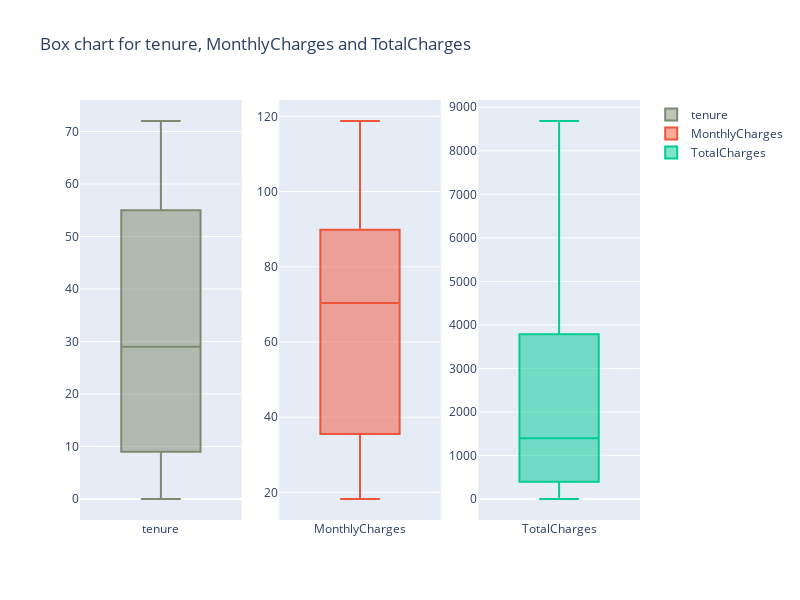

Write notebook code for a chart like this one.
### Code cell
fig = make_subplots(rows=1, cols=3)
fig.add_trace(go.Box(y=df_telco['tenure'],name='tenure',marker={'color':color_discrete_sequence[0]}),row=1,col=1)
fig.add_trace(go.Box(y=df_telco['MonthlyCharges'],name='MonthlyCharges'),row=1,col=2)
fig.add_trace(go.Box(y=df_telco['TotalCharges'],name='TotalCharges'),row=1,col=3)
fig.update_layout(height=600, width=800, title_text="Box chart for tenure, MonthlyCharges and TotalCharges")
fig.show()

### Figure 1 — Plotly figure (JSON) as saved in the notebook; plotly's stock layout.template omitted (floating-point values rounded to 4 significant figures; data arrays with more than 128 entries replaced by an {"elided": "..."} marker saying what was removed)
{"data": [{"marker": {"color": "#7b8b6f"}, "name": "tenure", "type": "box", "xaxis": "x", "y": {"elided": "7043 int values"}, "yaxis": "y"}, {"name": "MonthlyCharges", "type": "box", "xaxis": "x2", "y": {"elided": "7043 float values"}, "yaxis": "y2"}, {"name": "TotalCharges", "type": "box", "xaxis": "x3", "y": {"elided": "7043 float values"}, "yaxis": "y3"}], "layout": {"height": 600, "title": {"text": "Box chart for tenure, MonthlyCharges and TotalCharges"}, "width": 800, "xaxis": {"anchor": "y", "domain": [0, 0.2889]}, "xaxis2": {"anchor": "y2", "domain": [0.3556, 0.6444]}, "xaxis3": {"anchor": "y3", "domain": [0.7111, 1]}, "yaxis": {"anchor": "x", "domain": [0, 1]}, "yaxis2": {"anchor": "x2", "domain": [0, 1]}, "yaxis3": {"anchor": "x3", "domain": [0, 1]}}}
